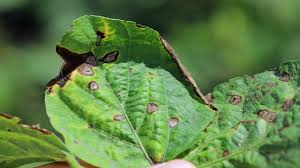
#> input picture test.jpg, 300 x 168 px
$ jupyter execute --allow-errors plantdetection.ipynb
#> lines starting #> are read from the running program, lines starting #| are printed output that depends on the picture
[cell 1]
import os
import cv2
import numpy as np
import matplotlib.pyplot as plt

[cell 2]
data_path = "plantdataset"   # <-- this is your folder name
categories = ["Class1", "Class2"] # <--this is th sub folder

data = [] #<--empty space to store the images
labels = [] #<--empty space to store the label 0 and 1
img_size = 64

#> (the rest of this cell did not finish here and is left out)

[cell 3]
from sklearn.model_selection import train_test_split

#> (the rest of this cell did not finish here and is left out)

#> (a cell that did not finish here is left out)

#> (a cell that did not finish here is left out)

[cell 6]
test_img = cv2.imread("test.jpg")
#> test_img is the input picture: shape (168, 300, 3); mean B, G, R 70.3, 127.9, 93.5
test_img = cv2.resize(test_img, (64,64))
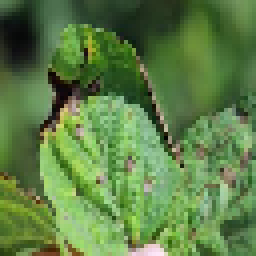
#> test_img: shape (64, 64, 3) (shown 4 times larger); mean B, G, R 70.2, 127.9, 93.4
test_img = test_img / 255.0
test_img = np.reshape(test_img, (1,64,64,3))

#> (the rest of this cell did not finish here and is left out)
